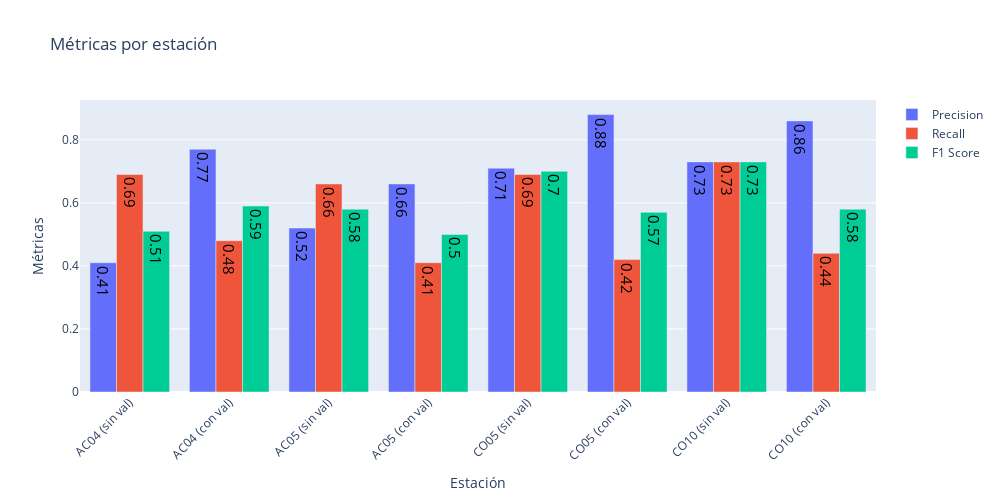
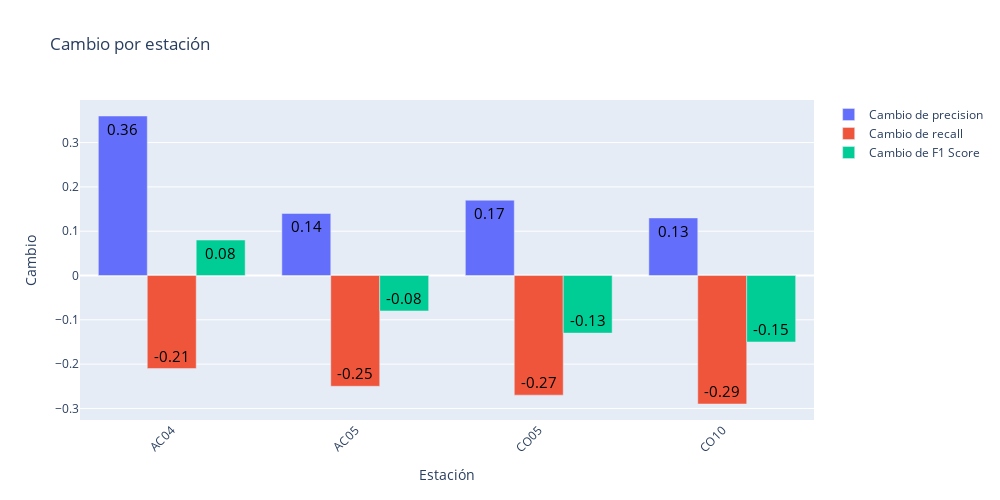
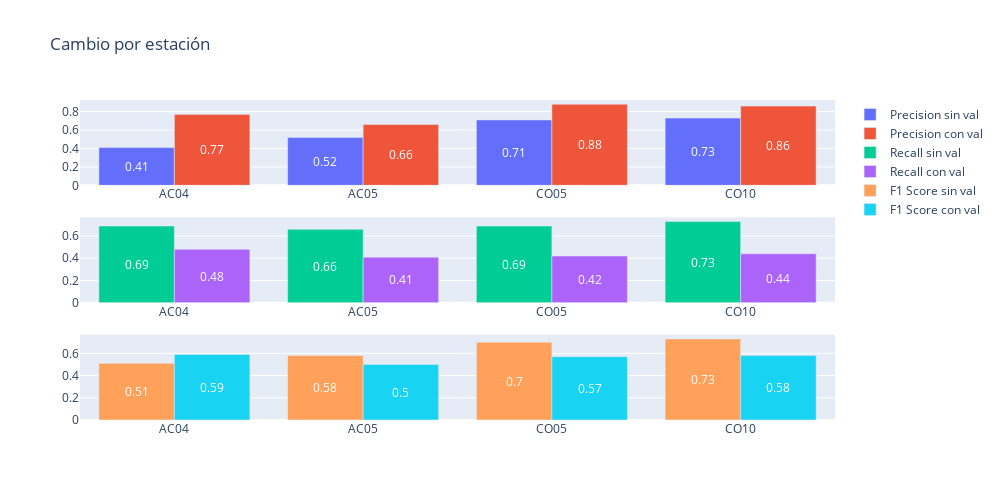
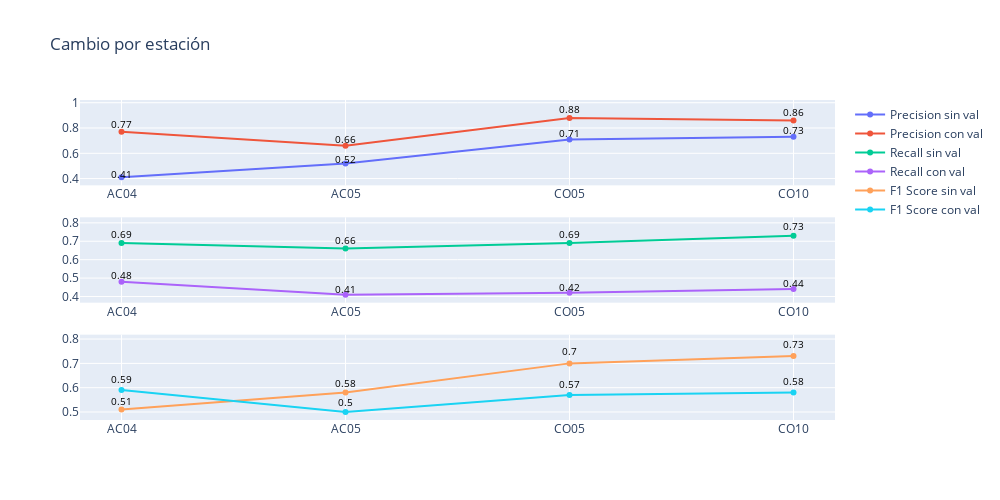

These figures' notebook cell, in order:
### Markdown cell above
## 5.1. Plot de las métricas Precision, Recall y F1-Score antes y después de la validación

### Code cell
resultados_totales = []

for before, after in zip(results_no_val, results_with_val):
    before = before.copy()
    before['identificador'] += ' (sin val)'
    resultados_totales.append(before)

    after = after.copy()
    after['identificador'] += ' (con val)'
    resultados_totales.append(after)


plot_metrics(resultados_totales)
plot_differences_amount(results_no_val, results_with_val)
plot_differences_bar(results_no_val, results_with_val)
plot_differences_scatter(results_no_val, results_with_val)

### Figure 1 — Plotly figure (JSON) as saved in the notebook; plotly's stock layout.template omitted (floating-point values rounded to 4 significant figures)
{"data": [{"name": "Precision", "text": ["0.41", "0.77", "0.52", "0.66", "0.71", "0.88", "0.73", "0.86"], "textfont": {"color": "black", "size": 15}, "type": "bar", "x": ["AC04 (sin val)", "AC04 (con val)", "AC05 (sin val)", "AC05 (con val)", "CO05 (sin val)", "CO05 (con val)", "CO10 (sin val)", "CO10 (con val)"], "y": [0.41, 0.77, 0.52, 0.66, 0.71, 0.88, 0.73, 0.86]}, {"name": "Recall", "text": ["0.69", "0.48", "0.66", "0.41", "0.69", "0.42", "0.73", "0.44"], "textfont": {"color": "black", "size": 15}, "type": "bar", "x": ["AC04 (sin val)", "AC04 (con val)", "AC05 (sin val)", "AC05 (con val)", "CO05 (sin val)", "CO05 (con val)", "CO10 (sin val)", "CO10 (con val)"], "y": [0.69, 0.48, 0.66, 0.41, 0.69, 0.42, 0.73, 0.44]}, {"name": "F1 Score", "text": ["0.51", "0.59", "0.58", "0.5", "0.7", "0.57", "0.73", "0.58"], "textfont": {"color": "black", "size": 15}, "type": "bar", "x": ["AC04 (sin val)", "AC04 (con val)", "AC05 (sin val)", "AC05 (con val)", "CO05 (sin val)", "CO05 (con val)", "CO10 (sin val)", "CO10 (con val)"], "y": [0.51, 0.59, 0.58, 0.5, 0.7, 0.57, 0.73, 0.58]}], "layout": {"barmode": "group", "height": 500, "title": {"text": "Métricas por estación"}, "width": 1000, "xaxis": {"tickangle": -45, "title": {"text": "Estación"}}, "yaxis": {"title": {"text": "Métricas"}}}}

### Figure 2 — Plotly figure (JSON) as saved in the notebook; plotly's stock layout.template omitted (floating-point values rounded to 4 significant figures)
{"data": [{"name": "Cambio de precision", "text": ["0.36", "0.14", "0.17", "0.13"], "textfont": {"color": "black", "size": 15}, "type": "bar", "x": ["AC04", "AC05", "CO05", "CO10"], "y": [0.36, 0.14, 0.17, 0.13]}, {"name": "Cambio de recall", "text": ["-0.21", "-0.25", "-0.27", "-0.29"], "textfont": {"color": "black", "size": 15}, "type": "bar", "x": ["AC04", "AC05", "CO05", "CO10"], "y": [-0.21, -0.25, -0.27, -0.29]}, {"name": "Cambio de F1 Score", "text": ["0.08", "-0.08", "-0.13", "-0.15"], "textfont": {"color": "black", "size": 15}, "type": "bar", "x": ["AC04", "AC05", "CO05", "CO10"], "y": [0.08, -0.08, -0.13, -0.15]}], "layout": {"barmode": "group", "height": 500, "title": {"text": "Cambio por estación"}, "width": 1000, "xaxis": {"tickangle": -45, "title": {"text": "Estación"}}, "yaxis": {"title": {"text": "Cambio"}}}}

### Figure 3 — Plotly figure (JSON) as saved in the notebook; plotly's stock layout.template omitted (floating-point values rounded to 4 significant figures)
{"data": [{"name": "Precision sin val", "type": "bar", "x": ["AC04", "AC05", "CO05", "CO10"], "xaxis": "x", "y": [0.41, 0.52, 0.71, 0.73], "yaxis": "y"}, {"name": "Precision con val", "type": "bar", "x": ["AC04", "AC05", "CO05", "CO10"], "xaxis": "x", "y": [0.77, 0.66, 0.88, 0.86], "yaxis": "y"}, {"name": "Recall sin val", "type": "bar", "x": ["AC04", "AC05", "CO05", "CO10"], "xaxis": "x2", "y": [0.69, 0.66, 0.69, 0.73], "yaxis": "y2"}, {"name": "Recall con val", "type": "bar", "x": ["AC04", "AC05", "CO05", "CO10"], "xaxis": "x2", "y": [0.48, 0.41, 0.42, 0.44], "yaxis": "y2"}, {"name": "F1 Score sin val", "type": "bar", "x": ["AC04", "AC05", "CO05", "CO10"], "xaxis": "x3", "y": [0.51, 0.58, 0.7, 0.73], "yaxis": "y3"}, {"name": "F1 Score con val", "type": "bar", "x": ["AC04", "AC05", "CO05", "CO10"], "xaxis": "x3", "y": [0.59, 0.5, 0.57, 0.58], "yaxis": "y3"}], "layout": {"annotations": [{"font": {"color": "white", "size": 12}, "showarrow": false, "text": "0.41", "x": -0.2, "xref": "x", "y": 0.205, "yref": "y"}, {"font": {"color": "white", "size": 12}, "showarrow": false, "text": "0.77", "x": 0.2, "xref": "x", "y": 0.385, "yref": "y"}, {"font": {"color": "white", "size": 12}, "showarrow": false, "text": "0.52", "x": 0.8, "xref": "x", "y": 0.26, "yref": "y"}, {"font": {"color": "white", "size": 12}, "showarrow": false, "text": "0.66", "x": 1.2, "xref": "x", "y": 0.33, "yref": "y"}, {"font": {"color": "white", "size": 12}, "showarrow": false, "text": "0.71", "x": 1.8, "xref": "x", "y": 0.355, "yref": "y"}, {"font": {"color": "white", "size": 12}, "showarrow": false, "text": "0.88", "x": 2.2, "xref": "x", "y": 0.44, "yref": "y"}, {"font": {"color": "white", "size": 12}, "showarrow": false, "text": "0.73", "x": 2.8, "xref": "x", "y": 0.365, "yref": "y"}, {"font": {"color": "white", "size": 12}, "showarrow": false, "text": "0.86", "x": 3.2, "xref": "x", "y": 0.43, "yref": "y"}, {"font": {"color": "white", "size": 12}, "showarrow": false, "text": "0.69", "x": -0.2, "xref": "x2", "y": 0.345, "yref": "y2"}, {"font": {"color": "white", "size": 12}, "showarrow": false, "text": "0.48", "x": 0.2, "xref": "x2", "y": 0.24, "yref": "y2"}, {"font": {"color": "white", "size": 12}, "showarrow": false, "text": "0.66", "x": 0.8, "xref": "x2", "y": 0.33, "yref": "y2"}, {"font": {"color": "white", "size": 12}, "showarrow": false, "text": "0.41", "x": 1.2, "xref": "x2", "y": 0.205, "yref": "y2"}, {"font": {"color": "white", "size": 12}, "showarrow": false, "text": "0.69", "x": 1.8, "xref": "x2", "y": 0.345, "yref": "y2"}, {"font": {"color": "white", "size": 12}, "showarrow": false, "text": "0.42", "x": 2.2, "xref": "x2", "y": 0.21, "yref": "y2"}, {"font": {"color": "white", "size": 12}, "showarrow": false, "text": "0.73", "x": 2.8, "xref": "x2", "y": 0.365, "yref": "y2"}, {"font": {"color": "white", "size": 12}, "showarrow": false, "text": "0.44", "x": 3.2, "xref": "x2", "y": 0.22, "yref": "y2"}, {"font": {"color": "white", "size": 12}, "showarrow": false, "text": "0.51", "x": -0.2, "xref": "x3", "y": 0.255, "yref": "y3"}, {"font": {"color": "white", "size": 12}, "showarrow": false, "text": "0.59", "x": 0.2, "xref": "x3", "y": 0.295, "yref": "y3"}, {"font": {"color": "white", "size": 12}, "showarrow": false, "text": "0.58", "x": 0.8, "xref": "x3", "y": 0.29, "yref": "y3"}, {"font": {"color": "white", "size": 12}, "showarrow": false, "text": "0.5", "x": 1.2, "xref": "x3", "y": 0.25, "yref": "y3"}, {"font": {"color": "white", "size": 12}, "showarrow": false, "text": "0.7", "x": 1.8, "xref": "x3", "y": 0.35, "yref": "y3"}, {"font": {"color": "white", "size": 12}, "showarrow": false, "text": "0.57", "x": 2.2, "xref": "x3", "y": 0.285, "yref": "y3"}, {"font": {"color": "white", "size": 12}, "showarrow": false, "text": "0.73", "x": 2.8, "xref": "x3", "y": 0.365, "yref": "y3"}, {"font": {"color": "white", "size": 12}, "showarrow": false, "text": "0.58", "x": 3.2, "xref": "x3", "y": 0.29, "yref": "y3"}], "height": 500, "title": {"text": "Cambio por estación"}, "width": 1000, "xaxis": {"anchor": "y", "domain": [0, 1]}, "xaxis2": {"anchor": "y2", "domain": [0, 1]}, "xaxis3": {"anchor": "y3", "domain": [0, 1]}, "yaxis": {"anchor": "x", "domain": [0.7333, 1]}, "yaxis2": {"anchor": "x2", "domain": [0.3667, 0.6333]}, "yaxis3": {"anchor": "x3", "domain": [0, 0.2667]}}}

### Figure 4 — Plotly figure (JSON) as saved in the notebook; plotly's stock layout.template omitted (floating-point values rounded to 4 significant figures)
{"data": [{"mode": "lines+markers", "name": "Precision sin val", "type": "scatter", "x": ["AC04", "AC05", "CO05", "CO10"], "xaxis": "x", "y": [0.41, 0.52, 0.71, 0.73], "yaxis": "y"}, {"mode": "lines+markers", "name": "Precision con val", "type": "scatter", "x": ["AC04", "AC05", "CO05", "CO10"], "xaxis": "x", "y": [0.77, 0.66, 0.88, 0.86], "yaxis": "y"}, {"mode": "lines+markers", "name": "Recall sin val", "type": "scatter", "x": ["AC04", "AC05", "CO05", "CO10"], "xaxis": "x2", "y": [0.69, 0.66, 0.69, 0.73], "yaxis": "y2"}, {"mode": "lines+markers", "name": "Recall con val", "type": "scatter", "x": ["AC04", "AC05", "CO05", "CO10"], "xaxis": "x2", "y": [0.48, 0.41, 0.42, 0.44], "yaxis": "y2"}, {"mode": "lines+markers", "name": "F1 Score sin val", "type": "scatter", "x": ["AC04", "AC05", "CO05", "CO10"], "xaxis": "x3", "y": [0.51, 0.58, 0.7, 0.73], "yaxis": "y3"}, {"mode": "lines+markers", "name": "F1 Score con val", "type": "scatter", "x": ["AC04", "AC05", "CO05", "CO10"], "xaxis": "x3", "y": [0.59, 0.5, 0.57, 0.58], "yaxis": "y3"}], "layout": {"annotations": [{"font": {"color": "black", "size": 10}, "showarrow": false, "text": "0.41", "x": "AC04", "xref": "x", "y": 0.4387, "yref": "y"}, {"font": {"color": "black", "size": 10}, "showarrow": false, "text": "0.77", "x": "AC04", "xref": "x", "y": 0.8316, "yref": "y"}, {"font": {"color": "black", "size": 10}, "showarrow": false, "text": "0.52", "x": "AC05", "xref": "x", "y": 0.5564, "yref": "y"}, {"font": {"color": "black", "size": 10}, "showarrow": false, "text": "0.66", "x": "AC05", "xref": "x", "y": 0.7128, "yref": "y"}, {"font": {"color": "black", "size": 10}, "showarrow": false, "text": "0.71", "x": "CO05", "xref": "x", "y": 0.7597, "yref": "y"}, {"font": {"color": "black", "size": 10}, "showarrow": false, "text": "0.88", "x": "CO05", "xref": "x", "y": 0.9504, "yref": "y"}, {"font": {"color": "black", "size": 10}, "showarrow": false, "text": "0.73", "x": "CO10", "xref": "x", "y": 0.7811, "yref": "y"}, {"font": {"color": "black", "size": 10}, "showarrow": false, "text": "0.86", "x": "CO10", "xref": "x", "y": 0.9288, "yref": "y"}, {"font": {"color": "black", "size": 10}, "showarrow": false, "text": "0.69", "x": "AC04", "xref": "x2", "y": 0.7383, "yref": "y2"}, {"font": {"color": "black", "size": 10}, "showarrow": false, "text": "0.48", "x": "AC04", "xref": "x2", "y": 0.5184, "yref": "y2"}, {"font": {"color": "black", "size": 10}, "showarrow": false, "text": "0.66", "x": "AC05", "xref": "x2", "y": 0.7062, "yref": "y2"}, {"font": {"color": "black", "size": 10}, "showarrow": false, "text": "0.41", "x": "AC05", "xref": "x2", "y": 0.4428, "yref": "y2"}, {"font": {"color": "black", "size": 10}, "showarrow": false, "text": "0.69", "x": "CO05", "xref": "x2", "y": 0.7383, "yref": "y2"}, {"font": {"color": "black", "size": 10}, "showarrow": false, "text": "0.42", "x": "CO05", "xref": "x2", "y": 0.4536, "yref": "y2"}, {"font": {"color": "black", "size": 10}, "showarrow": false, "text": "0.73", "x": "CO10", "xref": "x2", "y": 0.7811, "yref": "y2"}, {"font": {"color": "black", "size": 10}, "showarrow": false, "text": "0.44", "x": "CO10", "xref": "x2", "y": 0.4752, "yref": "y2"}, {"font": {"color": "black", "size": 10}, "showarrow": false, "text": "0.51", "x": "AC04", "xref": "x3", "y": 0.5457, "yref": "y3"}, {"font": {"color": "black", "size": 10}, "showarrow": false, "text": "0.59", "x": "AC04", "xref": "x3", "y": 0.6372, "yref": "y3"}, {"font": {"color": "black", "size": 10}, "showarrow": false, "text": "0.58", "x": "AC05", "xref": "x3", "y": 0.6206, "yref": "y3"}, {"font": {"color": "black", "size": 10}, "showarrow": false, "text": "0.5", "x": "AC05", "xref": "x3", "y": 0.54, "yref": "y3"}, {"font": {"color": "black", "size": 10}, "showarrow": false, "text": "0.7", "x": "CO05", "xref": "x3", "y": 0.749, "yref": "y3"}, {"font": {"color": "black", "size": 10}, "showarrow": false, "text": "0.57", "x": "CO05", "xref": "x3", "y": 0.6156, "yref": "y3"}, {"font": {"color": "black", "size": 10}, "showarrow": false, "text": "0.73", "x": "CO10", "xref": "x3", "y": 0.7811, "yref": "y3"}, {"font": {"color": "black", "size": 10}, "showarrow": false, "text": "0.58", "x": "CO10", "xref": "x3", "y": 0.6264, "yref": "y3"}], "height": 500, "title": {"text": "Cambio por estación"}, "width": 1000, "xaxis": {"anchor": "y", "domain": [0, 1]}, "xaxis2": {"anchor": "y2", "domain": [0, 1]}, "xaxis3": {"anchor": "y3", "domain": [0, 1]}, "yaxis": {"anchor": "x", "domain": [0.7333, 1]}, "yaxis2": {"anchor": "x2", "domain": [0.3667, 0.6333]}, "yaxis3": {"anchor": "x3", "domain": [0, 0.2667]}}}
